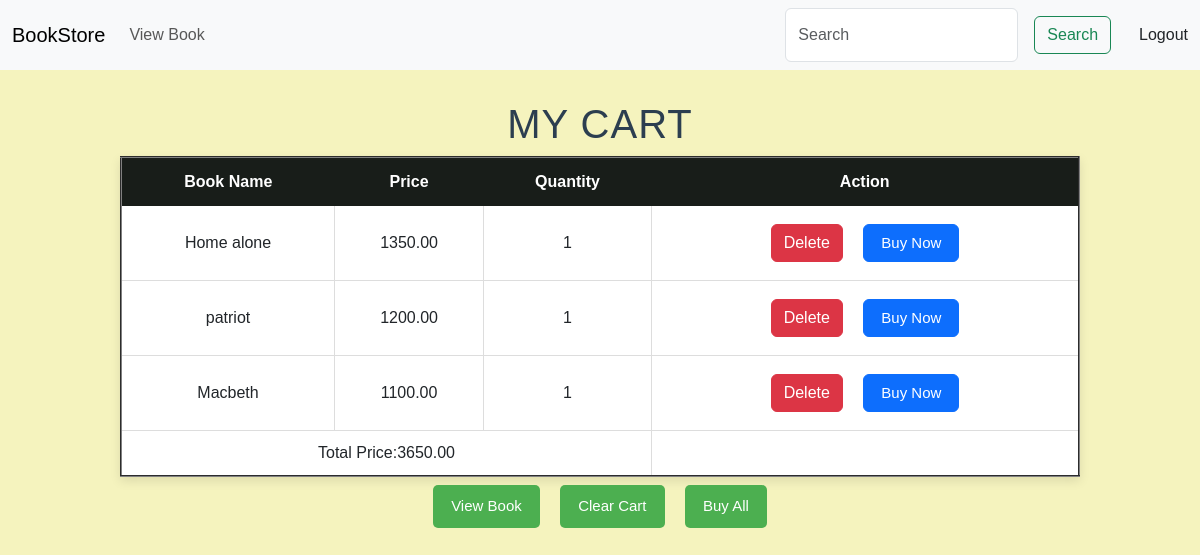
The page /viewcart/ (signed in) on the database as committed earlier.
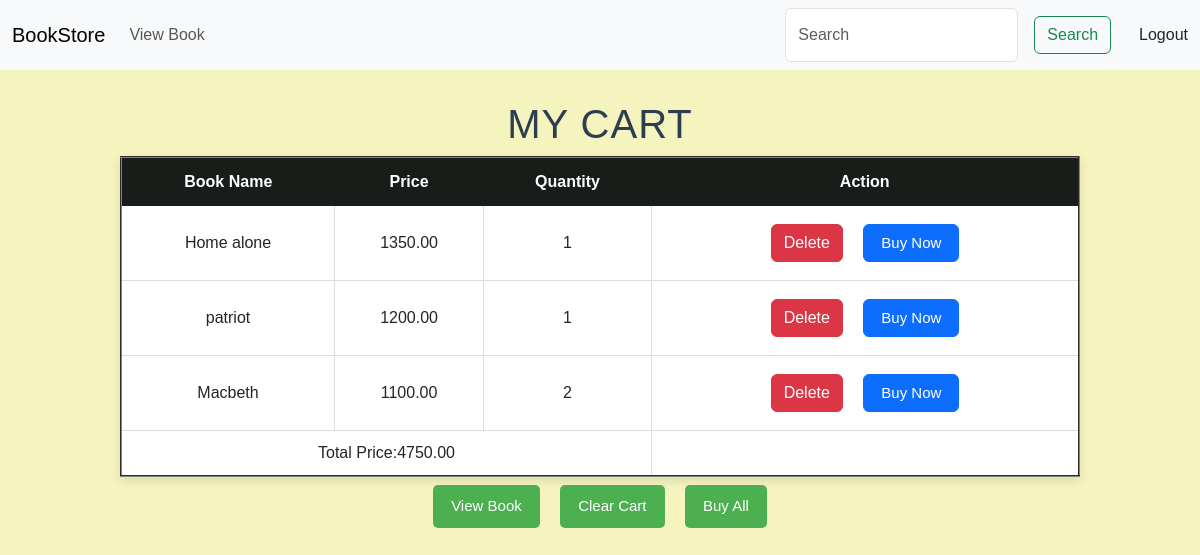
The same page on the database as committed later.
### myapp/models.py (models this page shows, shortened)
class Cart(models.Model):
    user=models.ForeignKey(User,on_delete=models.CASCADE)
    book=models.ForeignKey(Book,on_delete=models.CASCADE)
    quantity=models.PositiveIntegerField(default=1)

class Book(models.Model):
    title=models.CharField(max_length=100)
    author=models.CharField(max_length=100)
    price=models.DecimalField(max_digits=6 ,decimal_places=2)
    pub_date=models.DateField()
    description=models.TextField()
    cover_image=models.ImageField(upload_to='book_covers/',null=True,blank=True)

### myapp/views.py (the view)
# urls.py: path('viewcart/',views.view_cart,name='viewcart'),
def view_cart(request):
   cart_item=Cart.objects.filter(user=request.user)
   total_price=0
   for item in cart_item:
      total_price+=item.book.price*item.quantity
   return render(request,'viewcart.html',{"cart":cart_item,"total_price":total_price})

### myapp/templates/viewcart.html (shortened to what this page needs)
{% extends 'base.html'%}
{% block content %}
<center>
    <h1>MY CART</h1>
    <table border="2">
        <tr>
            <th>Book Name</th>
            <th>Price</th>
            <th>Quantity</th>
            <th>Action</th>
        </tr>
        {% for i in cart%}
        <tr>
            <td>{{i.book.title}}</td>
            <td>{{i.book.price}}</td>
            <td>{{i.quantity}}</td>
            <td>
                <form action="{% url 'deletecart' i.id %}" method="POST" style="display: inline;">
                    <button type="submit" class="btn btn-danger">
                        Delete</button>
                </form>
                <button type="button" class="btn btn-primary"><a href="{% url 'payment' i.id%}">Buy Now</a></button>
            </td>
        </tr>
        {% endfor%}
        <td colspan="3">Total Price:{{total_price}}</td>
    </table>
    <button><a href="{% url 'viewbook'%}">View Book</a></button>
    <form action="{% url 'clearcart'%}" method="POST" style="display: inline;"
        onsubmit="return confirm('Are you sure you want to Clear this Cart?');">
        <button type="submit">
            Clear Cart </button>
    </form>
    <a href="{% url 'buy-all' %}">
            <button>Buy All</button>
        </a>
</center>
{%endblock%}

Rows that differ between the two databases and show on the page:
changed Cart "Macbeth": quantity "1" → "2"
Other text that changed with them:
{{ total_price }}: "3650.00" → "4750.00"
